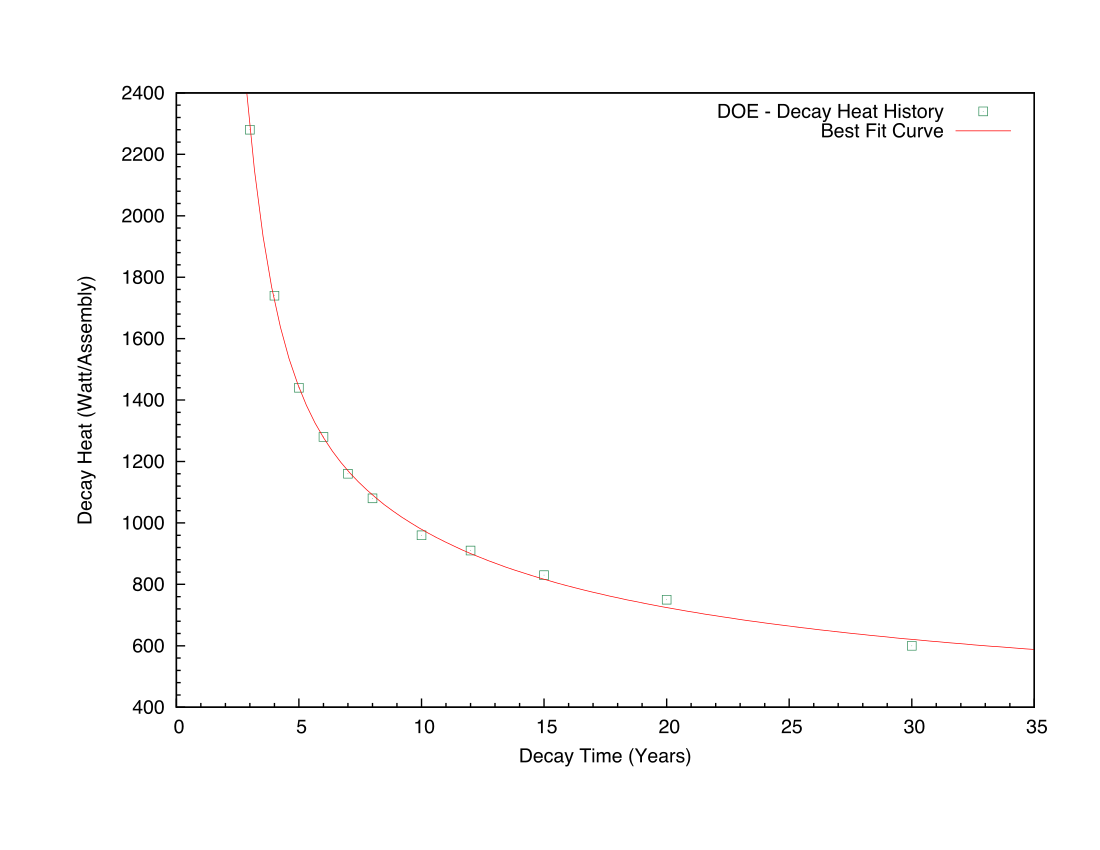

Write gnuplot code to recreate this figure.
set terminal postscript color enhanced
set output "fig_5_1.eps"
#set size 0.5,0.5
#set bmargin 0
set yrange [400:2400]
set ytic 400, 200, 2400
set ylabel "Decay Heat (Watt/Assembly)"
#set format y "10^{%L}"
#set log y
set ytics nomirror
set mytics 5 

# set lines up
set style line 1 lt 2 lw 1 pt 4 lc rgb "sea-green"
set style line 2 lt 1 lw 1 lc rgb "red"
set style line 3 lt 1 lw 3 lc rgb "blue"

#set style line 1 lt 1 lw 2 lc rgb "red"
#set style line 2 lt 1 lw 2 lc rgb "green"
#set style line 3 lt 1 lw 2 lc rgb "blue"
set style line 4 lt 1 lw 3 lc rgb "brown"
set style line 5 lt 1 lw 3 lc rgb "red"
set style line 6 lt 1 lw 3 lc rgb "purple"
set style line 7 lt 1 lw 3 lc rgb "black"
set style increment user
#set multiplot

#set origin 0,0.3
#set xtics nomirror (2, 4, 8, 16, 32)
#set xtics nomirror (16875, 38400, 86400, 118800, 307200)
set xrange [0:35]
set xlabel "Decay Time (Years)
set mxtics 5
set xtics nomirror
#turn off the second axes
# move legend
#set key upper right Right

theta(t) = a + b * t**c + d * exp(-t)
fit theta(x) 'fig_5_1.data' using 1:2 via a, b, c, d
#theta(t) = c + a * exp(-b * t) + d * exp(-e * t)
#fit theta(x) 'fig_5_1.data' using 1:2 via a, b, c, d, e

plot 'fig_5_1.data' with points ls 1 title "DOE - Decay Heat History", \
      theta(x) ls 2 title "Best Fit Curve"

set term pop
replot
reset
